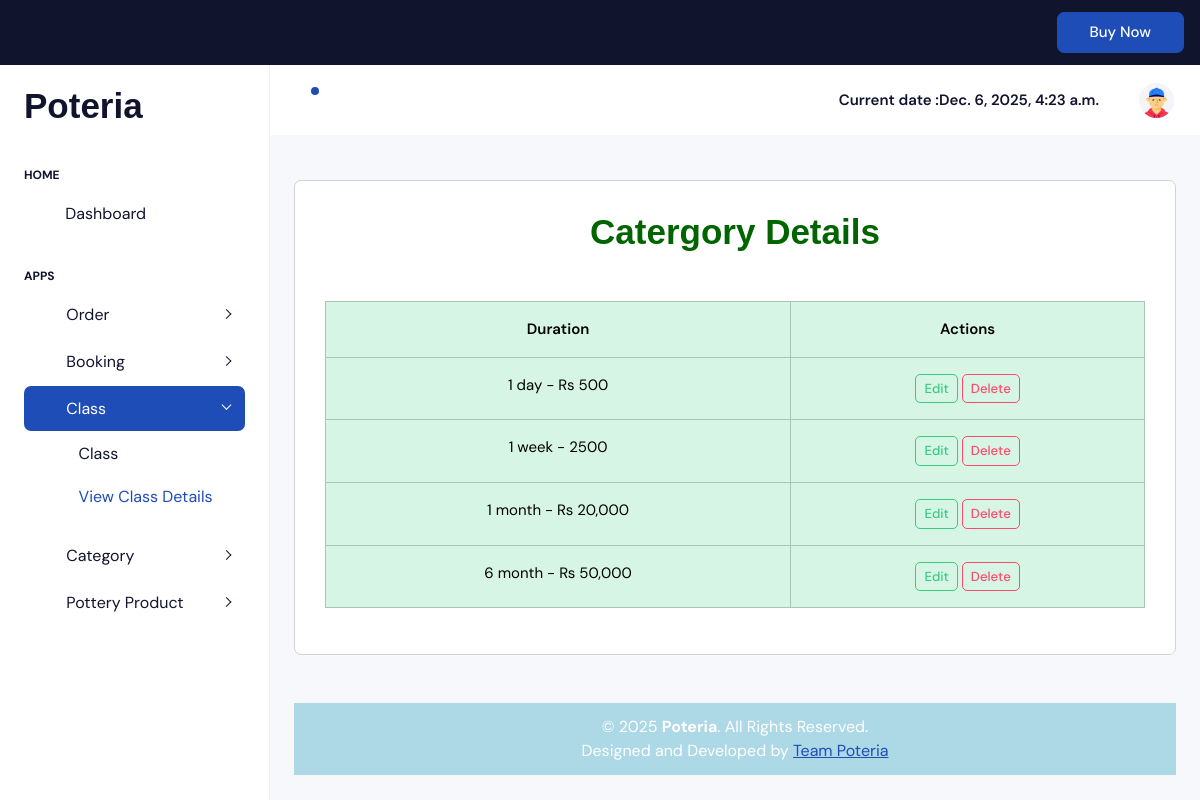
The app's page /PoteriaAdmin/displaycatergory/ with its own data.
### Myapp/models.py (models this page shows, shortened)
class catergorydb(models.Model):
    Duration=models.CharField(max_length=30,null=True,blank=True)

### Myapp/views.py (the view)
# urls.py: path('displaycatergory/', views.displaycatergory, name="displaycatergory"),
def displaycatergory(request):
    date = datetime.datetime.now()
    data=catergorydb.objects.all()
    return render(request,"displaycategory.html",{'data':data,'date':date})

### Myapp/templates/displaycategory.html (shortened to what this page needs)
<!DOCTYPE html>
<html lang="en">
{% extends 'index.html' %}
{% load static %}
{% block content %}
<head>
</head>
<body>
<div class="container-fluid" style="margin:0px; padding:0px;">
  <div class="card mb-5 " style="width:auto; margin:auto; border:1px solid lightgrey; height:auto;">
    <div class="card-body">
      <h1 class="text-center mb-5" style="color:darkgreen; font-size:35px; font-weight:bold; font-family:Arial;">
        Catergory Details
      </h1>
 <div class="table-responsive">
      <table class="table table-bordered table-hover table-success">
        <thead class="table-success text-center">
          <tr>
            <th>Duration</th>
            <th>Actions</th>
          </tr>
        </thead>
        <tbody class="text-center">
          {% for i in data %}
          <tr>
            <td>{{i.Duration}}</td>
            <td>
              <a href="{% url 'editcatergory' c_id=i.id %}">
                <button type="button" class="btn btn-outline-success btn-sm">Edit</button>
              </a>
              <a href="{% url 'deletecatergory' c_id=i.id %}">
                <button type="button" class="btn btn-outline-danger btn-sm">Delete</button>
              </a>
            </td>
          </tr>
        {% endfor %}
        </tbody>
      </table>
 </div>
    </div>
  </div>
</div>
</body>
</html>
{% endblock %}

### records on screen
catergorydb: Duration "1 day - Rs 500"
catergorydb: Duration "1 week - 2500"
catergorydb: Duration "1 month - Rs 20,000"
catergorydb: Duration "6 month - Rs 50,000"

### other values on screen
{{ date }} "Dec. 6, 2025, 4:23 a.m."
